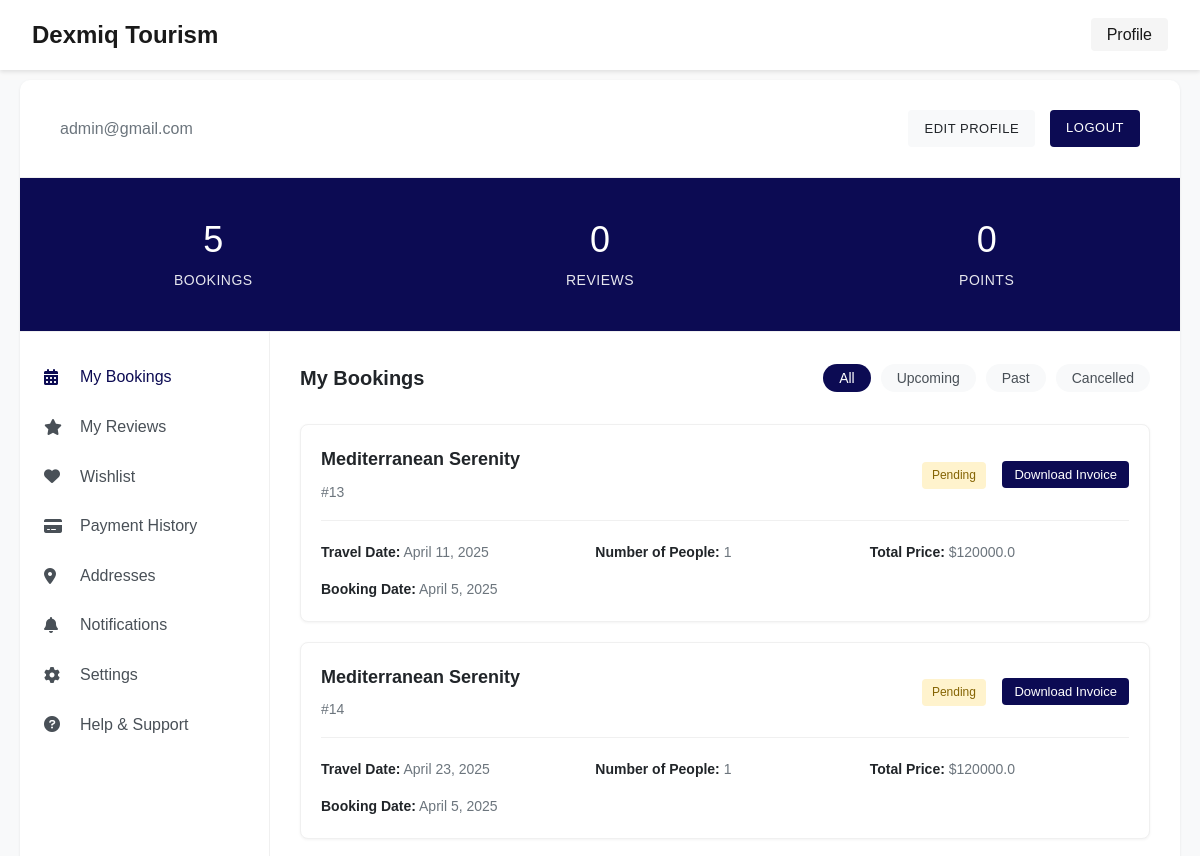
Before: /api/profile/ (signed in, upper part) with the older database file.
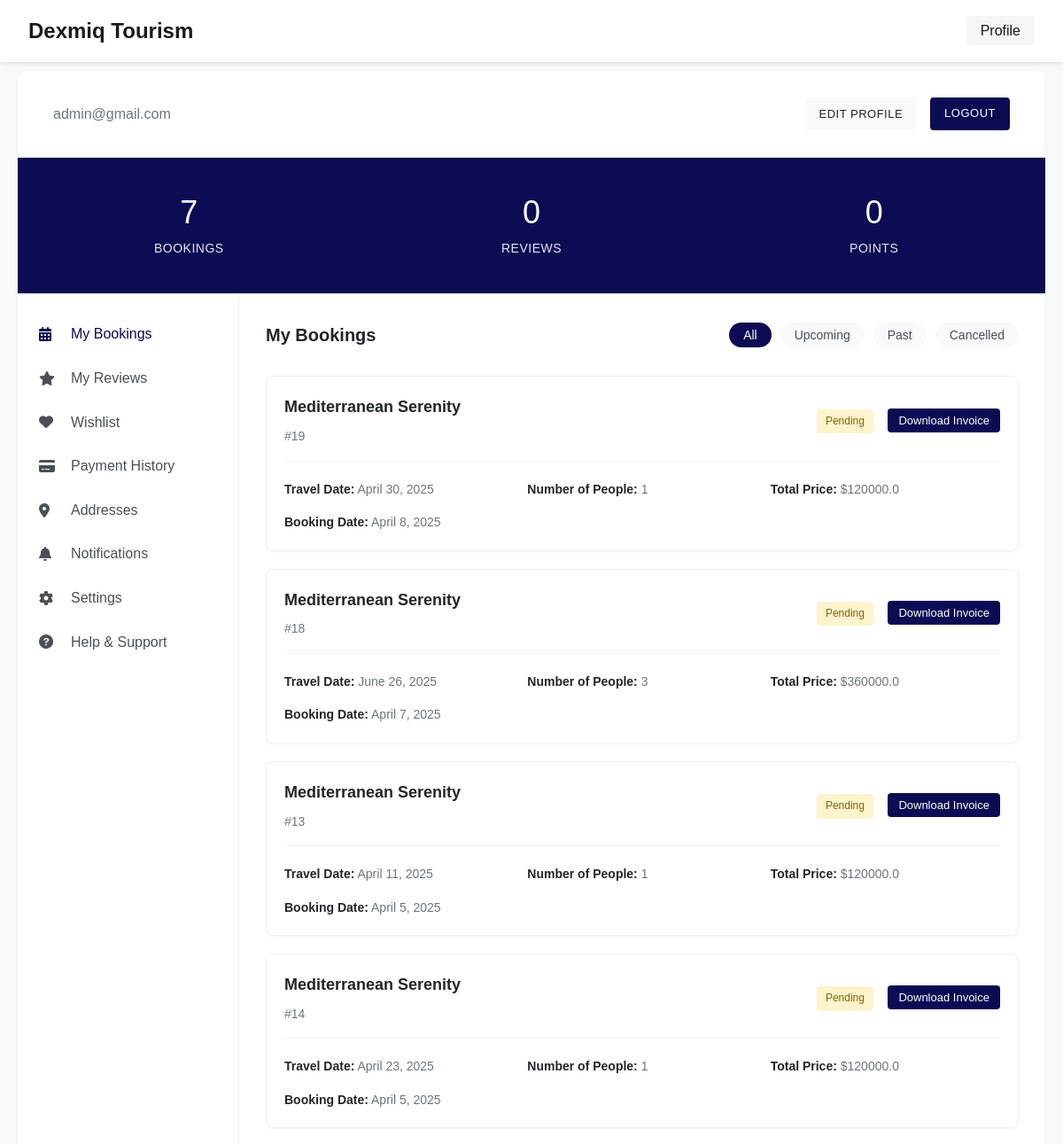
After: the same page with the newer database file.
### booking/models.py (models this page shows, shortened)
class Booking(models.Model):
    id = models.AutoField(primary_key = True)
    package = models.ForeignKey('packages.Packages', on_delete=models.CASCADE, related_name='bookings')
    customer = models.ForeignKey("customer.Customer", on_delete = models.CASCADE, related_name='bookings')
    booking_date = models.DateField(auto_now_add = True)
    travel_date = models.DateField()
    number_of_people = models.IntegerField(default = 1)
    total_price = models.FloatField(editable = False)
    status = models.CharField(
        max_length = 20,
        choices = [
            ('pending', 'Pending'), ('confirmed', 'Confirmed'), ('cancelled', 'Cancelled')], default = "pending"
    )

### packages/models.py (models this page shows, shortened)
class Packages(models.Model):
    id = models.AutoField(primary_key = True)
    title = models.CharField(max_length = 50)
    image = models.ImageField(upload_to = 'packages/')
    hero_image = models.ImageField(upload_to = 'hero_images/')
    rating = models.FloatField(default = 0.0)
    reviews = models.IntegerField(default = 0)
    price = models.IntegerField(default = 0)
    duration = models.CharField(max_length = 50, default = 'Unknown')
    destination = models.CharField(max_length = 50, default=  'Unknown')
    short_description = models.TextField(default ="No short description available")
    long_description = models.TextField(default ="No long description available")
    highlights = models.TextField(default = "No highlights specified")
    itinerary = models.TextField(default = "No itinerary specified")
    inclusions = models.TextField(default = "No inclusions specified")
    exclusions = models.TextField(default = "No exclusions specified")
    customers = models.ManyToManyField(Customer, through='booking.Booking', related_name='packages')
    is_active = models.BooleanField(default=True)
    created_at = models.DateTimeField(auto_now_add=True)
    updated_at = models.DateTimeField(auto_now=True)
    is_featured = models.BooleanField(default=False)
    class Meta:
        ordering = ['-created_at']  # Packages by Last created

### customer/views.py (the view)
# urls.py: path('profile/', profile_view, name='profile'),
def profile_view(request):
    if not request.user.is_authenticated:
        messages.error(request, "Please login to view your profile.")
        return redirect('login')
    try:
        customer = request.user.customer_profile
        bookings = customer.bookings.all().order_by('-booking_date')
        payments = Payment.objects.filter(user=request.user).order_by('-created_at')
    except Customer.DoesNotExist:
        bookings = []
        payments = []
    context = {
        'user': request.user,
        'bookings': bookings,
        'booking_count': len(bookings),
        'payments': payments
    }
    return render(request, 'profile.html', context)

### templates/profile.html (shortened to what the changed rows need)
{% load static %}
<!DOCTYPE html>
<html lang="en">
<head>
    <link rel="stylesheet" href="{% static 'css/stylemain.css' %}">
    <link rel="stylesheet" href="https://cdnjs.cloudflare.com/ajax/libs/font-awesome/6.0.0/css/all.min.css">
</head>
<body class="profile-body">
    <div class="modern-profile-wrapper">
        <div class="modern-profile-container">
            <div class="modern-stats-container">
                <div class="modern-stat-card">
                    <h2 class="stat-value">{{ booking_count }}</h2>
                    <p class="stat-name">Bookings</p>
                </div>
                <div class="modern-stat-card">
                    <h2 class="stat-value">0</h2>
                </div>
                <div class="modern-stat-card">
                    <h2 class="stat-value">0</h2>
                </div>
            </div>
            <div class="modern-content-area">
                <div class="content-container">
                    <div class="content-section active" id="bookings">
                        <div class="bookings-list">
                            {% if bookings %}
                                {% for booking in bookings %}
                                <div class="modern-booking-card">
                                    <div class="booking-top">
                                        <div>
                                            <h4>{{ booking.package.title }}</h4>
                                            <span class="booking-id">#{{ booking.id }}</span>
                                        </div>
                                        <div>
                                            <span class="booking-status {{ booking.status }}">{{ booking.status|title }}</span>
                                            {% if booking.status == 'pending' or booking.status == 'confirmed' %}
                                            <button class="invoice-btn">Download Invoice</button>
                                            {% endif %}
                                        </div>
                                    </div>
                                    <div class="booking-details">
                                        <div class="booking-info-grid">
                                            <p><strong>Travel Date:</strong> {{ booking.travel_date }}</p>
                                            <p><strong>Number of People:</strong> {{ booking.number_of_people }}</p>
                                            <p><strong>Total Price:</strong> ${{ booking.total_price }}</p>
                                            <p><strong>Booking Date:</strong> {{ booking.booking_date }}</p>
                                        </div>
                                    </div>
                                </div>
                                {% endfor %}
                            {% endif %}
                        </div>
                    </div>
                </div>
            </div>
        </div>
    </div>
</body>
</html>

Changed rows visible on the page:
added Booking: package "Mediterranean Serenity", id "19", status "Pending", shows "Download Invoice", travel_date "April 30, 2025", number_of_people "1", total_price "120000.0", booking_date "April 8, 2025"
added Booking: package "Mediterranean Serenity", id "18", status "Pending", shows "Download Invoice", travel_date "June 26, 2025", number_of_people "3", total_price "360000.0", booking_date "April 7, 2025"
Other visible differences:
{{ booking_count }}: "5" → "7"
